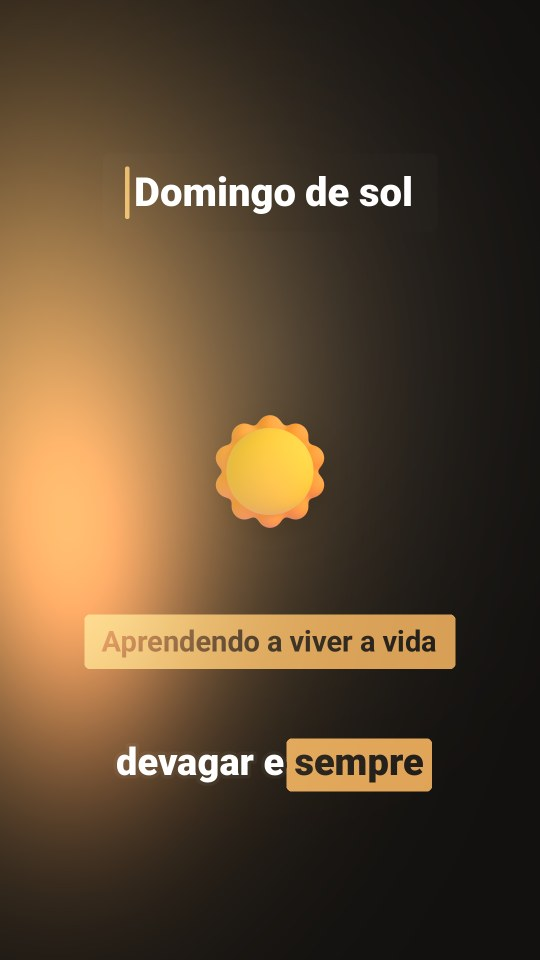
#> input picture docs/img/vitrine-leopontesrp.jpg, 540 x 960 px
$ python -i comandos.py   (imports and definitions only)
#> lines starting #> are read from the running program, lines starting #| are printed output that depends on the picture
### motor/estilos.py
"""Estilos de edição prontos (docs/estilos-de-referencia.md): presets do EDL, fontes de estilo e looks de cor.

Um estilo não traz identidade: cores saem sempre da paleta da marca ativa. Ele só muda ritmo, composição,
legenda e tipografia. No EDL:

    {"estilo": "tutorial_passos", ...}

O preset preenche o que o EDL não disse (o EDL sempre vence) e fica abaixo dos padrões da marca só no que a
marca proíbe (política de música, CTA, intro): esses continuam valendo.
"""
import copy

import cv2
import numpy as np
from PIL import ImageFont

from .config import FONTES_DIR
from .marca import CFG, CORES, ErroDeMarca

# Presets: o mínimo que cada estilo precisa para sair com a cara dele.
PRESETS = {
    "tutorial_passos": {
        "descricao": "Tutorial falado em passos: rosto, tela dividida e só motion em corte seco; legenda de 1 a 2 palavras.",
        "edl": {
            "legendas": {"ativo": True, "estilo": "limpa", "palavras_por_bloco": 2, "maiusculas": False, "enfase": []},
            "audio": {"sfx_transicoes": False},
            "corte_pausa_max": 0.4,
            "parado_max": 3.0,
        },
    },
    "tela_perspectiva": {
        "descricao": "Narração sobre gravação de tela num plano 3D com câmera, profundidade de campo e luz quente.",
        "edl": {
            "legendas": {"ativo": False},
            "audio": {"sfx_transicoes": False},
            "corte_pausa_max": 0.6,
        },
    },
    "vitrine": {
        "descricao": "Peça de lançamento: um look por frase, texto atrás da pessoa, HUD, som visível e CTA em neon.",
        "edl": {
            "legendas": {"ativo": False},
            "audio": {"sfx_transicoes": True, "sfx_elementos": True},
            "corte_pausa_max": 0.35,
            "parado_max": 2.0,
        },
    },
}


# [19 lines left out: functions _mesclar, aplicar_estilo, not called in this run]


# ───────────────────────────── fontes de estilo ─────────────────────────────
# Fontes da biblioteca (OFL, veja biblioteca/fontes/LICENCAS.md). A marca pode trocar qualquer uma em
# "fontes": {"estilo": {"serifa_italica": "...ttf", ...}} no marca.json.
FONTES_ESTILO = {
    "serifa_italica": "DMSerifDisplay-Italic.ttf",
    "serifa": "DMSerifDisplay-Regular.ttf",
    "condensada": "Anton-Regular.ttf",
    "mono": "SpaceMono-Bold.ttf",
    "mono_leve": "SpaceMono-Regular.ttf",
    "manuscrita": "Caveat-Variable.ttf",
}
_cache_fontes = {}


# [22 lines left out: function fonte_estilo, not called in this run]


# ───────────────────────────── looks de cor por segmento ─────────────────────────────
LOOKS = {
    "pb": "Preto e branco com contraste de cinema.",
    "pb_acento": "Preto e branco; só os elementos gráficos têm cor (use com texto_atras).",
    "duotom": "Sombras no tom escuro da marca e luzes no claro.",
    "quente": "Mais calor e contraste, pele dourada.",
    "frio": "Azulado e contido, bom para tecnologia.",
    "limpo": "Clareado, pouco saturado, sombras abertas: calmo e minimalista.",
    "noite": "Escuro e saturado, com sombras azuladas e luzes quentes.",
    "adesivo": "Pessoa recortada em preto e branco com contorno na cor de acento sobre fundo chapado da marca.",
}


def _bgr(rgb):
    return np.array((rgb[2], rgb[1], rgb[0]), np.float32)


# ───────────────────────────── grades de cor (biblioteca de looks) ─────────────────────────────
# Cada grade é uma LUT por canal (balanço, contraste, gama, preto levantado, teto, tons de sombra e de luz) mais a
# saturação. Tons são ganhos por canal (b, g, r), não cores soltas; os looks "marca_*" puxam sombras e luzes para
# papéis da paleta da marca ativa. "pele": True devolve a pele perto do tom original (como os looks de cor clássicos).
GRADES = {
    # cinema
    "teal_laranja": ("Sombras verde-azuladas e pele alaranjada, o look de blockbuster.",
                   dict(c=1.12, sat=1.1, s=(1.18, 1.05, 0.82), l=(0.85, 0.98, 1.12), pele=True)),
    "bleach_bypass": ("Pouca cor e muito contraste, prata de cinema (bleach bypass).", dict(c=1.3, sat=0.45, g=1.05)),
    "filme_kodak": ("Filme quente com pretos suaves e vermelhos ricos.", dict(c=1.08, lev=0.04, wb=(0.92, 1.0, 1.08), sat=1.08, pele=True)),
    "filme_fuji": ("Filme com verdes frescos e sombras levemente azuis.", dict(c=1.06, lev=0.03, wb=(1.02, 1.04, 0.96), s=(1.08, 1.04, 0.95), pele=True)),
    "cinema_frio": ("Cinema contido e frio, de thriller.", dict(c=1.15, wb=(1.1, 1.0, 0.9), sat=0.8, g=1.05, pele=True)),
    "blockbuster": ("Muito contraste e cor saturada, cena de ação.", dict(c=1.25, sat=1.25, s=(1.1, 1.0, 0.9), l=(0.92, 1.0, 1.08), pele=True)),
    "noir": ("Preto e branco duro, sombras fechadas (filme noir).", dict(mono=True, c=1.5, g=1.15)),
    "western": ("Quente, seco e dessaturado, poeira de faroeste.", dict(wb=(0.8, 0.98, 1.12), sat=0.7, c=1.1, lev=0.03)),
    "matrix": ("Tudo puxado para o verde, digital e frio.", dict(wb=(0.9, 1.12, 0.88), c=1.15, sat=0.85)),
    "anos70": ("Anos 70: quente, desbotado e amarelado.", dict(wb=(0.82, 1.0, 1.08), lev=0.08, teto=0.94, sat=0.85, c=0.95)),
    "anos80": ("Anos 80: magenta nas luzes e cor estourada.", dict(sat=1.3, l=(1.06, 0.92, 1.08), c=1.1)),
    "anos90": ("Anos 90: filme de revelação de farmácia, verde nas sombras.", dict(s=(0.98, 1.08, 0.94), lev=0.05, sat=1.05, c=1.05)),
    # natural
    "natural": ("Correção neutra: um pouco mais de contraste e cor, sem mudar o clima.", dict(c=1.06, sat=1.06, pele=True)),
    "natural_vivo": ("Natural com cor viva, para dia claro e produto.", dict(c=1.1, sat=1.22, pele=True)),
    "pastel": ("Cores pastel, claras e suaves.", dict(c=0.85, lev=0.1, sat=0.75, g=0.9)),
    "suave": ("Contraste baixo e pele macia.", dict(c=0.9, lev=0.05, sat=0.92, pele=True)),
    "arejado": ("Claro e arejado, estilo blog de casa.", dict(g=0.82, lev=0.06, sat=0.85, wb=(1.03, 1.0, 0.98), pele=True)),
    "manha": ("Luz fria e limpa de manhã cedo.", dict(wb=(1.06, 1.01, 0.95), g=0.92, c=1.02, pele=True)),
    "hora_dourada": ("Fim de tarde dourado, sol baixo.", dict(wb=(0.84, 0.98, 1.12), l=(0.9, 1.0, 1.08), sat=1.1, pele=True)),
    "nublado": ("Dia nublado: cinza, contido e calmo.", dict(sat=0.7, c=0.92, wb=(1.03, 1.0, 0.98), lev=0.03)),
    "praia": ("Azuis e cianos limpos, praia e verão.", dict(wb=(1.06, 1.03, 0.96), sat=1.2, g=0.9, c=1.05, pele=True)),
    "natureza": ("Verdes ricos e terra quente.", dict(wb=(0.95, 1.05, 1.0), sat=1.15, c=1.08, pele=True)),
    # clima
    "melancolia": ("Azulado e sem cor, para uma fala triste.", dict(wb=(1.12, 1.0, 0.9), sat=0.55, c=0.95, lev=0.04)),
    "drama": ("Contraste alto e sombras profundas, peso na fala.", dict(c=1.35, g=1.12, sat=0.9)),
    "misterio": ("Escuro e esverdeado, segredo.", dict(g=1.2, wb=(1.0, 1.06, 0.92), sat=0.75, c=1.1)),
    "sonho": ("Claro, rosado e leve, como lembrança boa.", dict(g=0.85, lev=0.08, l=(1.04, 0.98, 1.05), sat=0.85, c=0.9)),
    "nostalgia": ("Quente e desbotado, foto antiga de família.", dict(wb=(0.85, 0.97, 1.08), lev=0.09, teto=0.93, sat=0.7)),
    "aconchego": ("Quente e macio, casa e conforto.", dict(wb=(0.88, 0.99, 1.08), c=0.95, lev=0.03, pele=True)),
    "energia": ("Cor e contraste no máximo, energia e movimento.", dict(c=1.2, sat=1.35)),
    "calma": ("Frio leve, baixo contraste, respiração.", dict(wb=(1.05, 1.01, 0.96), c=0.88, sat=0.85, lev=0.04)),
    "tensao": ("Verde-amarelado e duro, desconforto.", dict(wb=(0.9, 1.06, 1.0), c=1.25, sat=0.8, g=1.08)),
    "romance": ("Rosado e quente nas luzes.", dict(l=(1.02, 0.95, 1.1), sat=1.05, c=0.95, lev=0.03, pele=True)),
    # preto e branco
    "pb_suave": ("Preto e branco suave, sem contraste duro.", dict(mono=True, c=0.9, lev=0.04)),
    "pb_alto_contraste": ("Preto e branco de alto contraste, retrato forte.", dict(mono=True, c=1.45)),
    "pb_fosco": ("Preto e branco fosco, pretos levantados.", dict(mono=True, lev=0.12, teto=0.92)),
    "sepia": ("Sépia de foto antiga.", dict(mono=True, tom=(0.75, 0.93, 1.1), lev=0.04)),
    "cianotipia": ("Azul de cianotipia (blueprint antigo).", dict(mono=True, tom=(1.18, 0.95, 0.68), c=1.1)),
    "selenio": ("Viragem de selênio: pretos frios arroxeados.", dict(mono=True, s=(1.1, 0.96, 1.02), c=1.15)),
    "pb_quente": ("Preto e branco levemente quente.", dict(mono=True, tom=(0.94, 1.0, 1.05), c=1.1)),
    "pb_frio": ("Preto e branco levemente frio.", dict(mono=True, tom=(1.06, 1.0, 0.95), c=1.1)),
    # marca (cores da paleta da marca ativa)
    "marca_sombras": ("Sombras puxadas para o tom escuro da marca.", dict(marca=("marinho", None, 0.35), c=1.05, pele=True)),
    "marca_luzes": ("Luzes puxadas para o tom de destaque da marca.", dict(marca=(None, "champanhe", 0.25), pele=True)),
    "marca_split": ("Sombras no escuro da marca e luzes no destaque (split toning da marca).",
                    dict(marca=("marinho", "champanhe", 0.3), c=1.08, pele=True)),
    "marca_duotom_suave": ("Duotom da marca mais suave, ainda com um pouco da cor original.", dict(marca=("marinho", "papel_2", 0.6), sat=0.5)),
    "marca_tritom": ("Três tons da marca: escuro, destaque e claro.", dict(mono=True, tritom=("marinho", "champanhe", "papel_2"))),
    "marca_fosco": ("Fosco com pretos no tom escuro da marca.", dict(marca=("marinho", None, 0.5), lev=0.08, teto=0.95, sat=0.85)),
    "marca_quente": ("Quente, com luzes no bronze da marca.", dict(marca=(None, "bronze", 0.25), wb=(0.92, 1.0, 1.05), pele=True)),
    "marca_noite": ("Noite na cor escura da marca, luzes no destaque.", dict(marca=("marinho", "champanhe", 0.45), g=1.15, c=1.1)),
    "marca_papel": ("Claro e fosco, como impresso no papel da marca.", dict(marca=(None, "papel", 0.35), lev=0.1, sat=0.75, c=0.9)),
    "marca_mono": ("Monocromático tingido pelo destaque da marca.", dict(mono=True, tritom=("marinho", "champanhe", "champanhe"))),
    # fotografia
    "polaroid": ("Foto instantânea: fosca, amarelada nas luzes, ciano nas sombras.",
                   dict(lev=0.08, teto=0.94, s=(1.08, 1.02, 0.92), l=(0.9, 1.0, 1.04), sat=0.85)),
    "instantanea": ("Instantânea moderna: quente, clara e com grão de cor suave.", dict(wb=(0.92, 1.0, 1.05), g=0.9, lev=0.05, sat=0.95)),
    "cross_process": ("Revelação cruzada: amarelo e ciano fortes, contraste alto.", dict(s=(1.15, 1.0, 0.85), l=(0.75, 1.05, 1.08), c=1.2, sat=1.2)),
    "lomo": ("Lomografia: cor estourada e contraste alto.", dict(c=1.35, sat=1.35, s=(1.08, 1.0, 0.94))),
    "desbotado": ("Cores desbotadas pelo tempo.", dict(sat=0.6, lev=0.1, teto=0.92, c=0.92)),
    "fosco": ("Pretos levantados, acabamento fosco moderno.", dict(lev=0.1, c=1.05, pele=True)),
    "vintage": ("Vintage: quente, desbotado e esverdeado nas sombras.", dict(wb=(0.88, 0.98, 1.06), s=(0.95, 1.08, 0.95), lev=0.07, sat=0.75)),
    "verao_retro": ("Verão retrô: amarelo forte e céu ciano.", dict(wb=(0.85, 1.02, 1.08), sat=1.25, c=1.1, lev=0.03)),
    "kodachrome": ("Kodachrome: vermelhos e azuis densos, contraste de slide.", dict(c=1.18, sat=1.2, g=1.06, wb=(0.98, 0.98, 1.04), pele=True)),
    "slide": ("Filme slide: saturado, pretos profundos.", dict(c=1.25, sat=1.3, g=1.1)),
    "revista": ("Capa de revista: pele limpa, contraste alto, cor controlada.", dict(c=1.15, sat=0.95, g=0.95, pele=True)),
    "editorial": ("Editorial de moda: frio, contido e elegante.", dict(wb=(1.05, 1.0, 0.95), sat=0.75, c=1.1, lev=0.03)),
    # nichos
    "tecnologia": ("Frio e limpo, azul nas sombras: tecnologia e produto.", dict(wb=(1.08, 1.01, 0.94), s=(1.12, 1.0, 0.9), c=1.08, pele=True)),
    "saude": ("Claro, limpo e levemente frio: saúde e bem-estar.", dict(g=0.88, wb=(1.03, 1.01, 0.97), sat=0.9, pele=True)),
    "comida": ("Quente e saturado, comida apetitosa.", dict(wb=(0.9, 1.0, 1.08), sat=1.3, c=1.1)),
    "moda": ("Contraste alto e cor contida, moda.", dict(c=1.2, sat=0.85, g=1.02, pele=True)),
    "luxo": ("Escuro, dourado e denso: luxo.", dict(g=1.15, l=(0.88, 1.0, 1.08), c=1.15, sat=0.9)),
    "corporativo": ("Neutro, limpo e confiável: institucional.", dict(c=1.04, sat=0.92, wb=(1.02, 1.0, 0.99), pele=True)),
    "podcast": ("Estúdio de podcast: quente nas luzes, fundo escuro e denso.", dict(g=1.1, l=(0.92, 1.0, 1.06), c=1.12, pele=True)),
    "esporte": ("Esporte: contraste duro, cor viva, frio nas sombras.", dict(c=1.3, sat=1.2, s=(1.1, 1.0, 0.92))),
    "festa": ("Festa: magenta e roxo nas luzes, cor forte.", dict(l=(1.1, 0.9, 1.06), sat=1.3, c=1.12)),
    "espiritual": ("Suave, claro e dourado: fé, oração e respeito (bom para o GiraHub).",
                   dict(g=0.9, lev=0.04, wb=(0.94, 1.0, 1.04), sat=0.9, c=0.95, pele=True)),
}


# [27 lines left out: function _lut_grade, not called in this run]


_CACHE_GRADE = {}


# [14 lines left out: function _aplicar_grade, not called in this run]


LOOKS.update({n: d for n, (d, _) in GRADES.items()})


def _curva(f, contraste=1.0, gama=1.0, levanta=0.0):
    x = np.arange(256, dtype=np.float32) / 255
    y = np.clip((x - 0.5) * contraste + 0.5, 0, 1) ** gama
    y = levanta + y * (1 - levanta)
    return cv2.LUT(f, (y * 255).clip(0, 255).astype(np.uint8))


def _lut3(func):
    """LUT de 3 canais (1×256×3) a partir de func(x) -> (b, g, r) em float, com x = 0..255."""
    x = np.arange(256, dtype=np.float32)[:, None].repeat(3, 1)
    return func(x).clip(0, 255).astype(np.uint8)[None]


_LUTS_FIXOS = {
    "quente": _lut3(lambda x: (x * np.array((0.9, 1.0, 1.1), np.float32) - 128) * 1.08 + 128),
    "frio": _lut3(lambda x: (x * np.array((1.1, 1.02, 0.9), np.float32) - 128) * 1.05 + 128),
}


def _lut_duotom():
    """Cinza -> tom escuro da marca nas sombras e claro nas luzes (depende da marca ativa)."""
    escuro, claro = _bgr(CORES["marinho"]), _bgr(CORES["papel_2"])
    g = np.clip((np.arange(256, dtype=np.float32) / 255 - 0.5) * 1.15 + 0.5, 0, 1)[:, None]
    return (escuro * (1 - g) + claro * g).astype(np.uint8)[None]


def precisa_recorte(look):
    return look == "adesivo"


PROTEGE_PELE = {"quente", "frio", "noite", "limpo"} | {n for n, (_, g) in GRADES.items() if g.get("pele")}
# (os looks estilizados, como pb e duotom, mudam a pele de propósito)


def aplicar_look(f, look, alfa=None, pele=True):
    """Aplica o look ao quadro BGR. alfa (H×W×1, 0..1): recorte da pessoa, exigido pelo look "adesivo".
    pele: nos looks de cor, devolve a pele perto do tom original."""
    if not look:
        return f
    if look not in LOOKS:
        raise ErroDeMarca(f"look desconhecido: {look} (opções: {', '.join(LOOKS)})")
    if pele and look in PROTEGE_PELE:
        from .cor import proteger_pele
        return proteger_pele(f, _look(f, look, alfa))
    return _look(f, look, alfa)


def _look(f, look, alfa=None):
    if look in GRADES:
        return _aplicar_grade(f, look)
    if look in ("pb", "pb_acento"):
        g = cv2.cvtColor(f, cv2.COLOR_BGR2GRAY)
        g = _curva(g, 1.25, 1.05)
        return cv2.merge([g, g, g])
    if look == "duotom":
        g = cv2.cvtColor(f, cv2.COLOR_BGR2GRAY)
        return cv2.LUT(cv2.merge([g, g, g]), _lut_duotom())
    if look in ("quente", "frio"):
        return cv2.LUT(f, _LUTS_FIXOS[look])
    if look == "noite":  # sombras azuladas, luzes quentes: x·(a + b·lum) + c, canal a canal (rápido no OpenCV)
        lum = cv2.cvtColor(f, cv2.COLOR_BGR2GRAY).astype(np.float32) * (1 / 255)
        sombra, luz, k = np.array((1.18, 0.98, 0.85)), np.array((0.85, 0.98, 1.12)), 0.85 * 1.15
        out = []
        for ch, sa, lu in zip(cv2.split(f), sombra, luz):
            ch = ch.astype(np.float32)
            v = cv2.addWeighted(ch, float(sa * k), cv2.multiply(ch, lum), float((lu - sa) * k), 110 - 110 * 1.15)
            out.append(cv2.convertScaleAbs(cv2.max(v, 0)))  # satura em 0..255
        return cv2.merge(out)
    if look == "limpo":
        hsv = cv2.cvtColor(f, cv2.COLOR_BGR2HSV)
        hsv[..., 1] = (hsv[..., 1].astype(np.float32) * 0.45).astype(np.uint8)
        g = cv2.cvtColor(hsv, cv2.COLOR_HSV2BGR)
        return _curva(g, 0.85, 0.85, 0.08)
    if look == "adesivo":
        if alfa is None:
            raise ErroDeMarca("o look \"adesivo\" precisa do recorte da pessoa")
        g = cv2.cvtColor(f, cv2.COLOR_BGR2GRAY)
        g = _curva(g, 1.3, 1.0)
        pessoa = cv2.merge([g, g, g])
        a = np.ascontiguousarray(alfa[..., 0] if alfa.ndim == 3 else alfa, np.float32)
        H, W = a.shape
        r = max(6, W // 90)
        # contornos calculados em meia resolução (a dilatação com elipse grande é o que pesa) e ampliados
        bin_ = (cv2.resize(a, (W // 2, H // 2), interpolation=cv2.INTER_AREA) > 0.5).astype(np.uint8)
        el = lambda d: cv2.getStructuringElement(cv2.MORPH_ELLIPSE, (2 * d + 1, 2 * d + 1))
        # 0 = fundo chapado, 1 = contorno claro, 2 = contorno na cor de acento; a cor sai por LUT
        nivel = cv2.add(cv2.dilate(bin_, el(r // 2)), cv2.dilate(bin_, el(r)))
        nivel = cv2.resize(nivel, (W, H), interpolation=cv2.INTER_NEAREST)
        tab = np.zeros((1, 256, 3), np.uint8)
        tab[0, :3] = [_bgr(CORES[k]) for k in ("papel", "papel_2", "champanhe")]
        out = cv2.LUT(cv2.merge([nivel, nivel, nivel]), tab)
        return cv2.blendLinear(pessoa, out, a, 1 - a)
    return f

### motor/comandos.py
"""Comandos de apoio: `marcas`, `estilos`, `biblioteca` e `conferir`."""
import json
import re
import sys
import urllib.parse
import urllib.request

import cv2
import numpy as np
from PIL import Image, ImageDraw

from .bibliotecas import baixar_faixa, buscar, catalogo, itens, permitido
from .config import BIBLIOTECA
from .marca import CFG, ativar, ler_marca, listar_marcas, politica_musica
from .util import sh

FLUENT = "https://raw.githubusercontent.com/microsoft/fluentui-emoji/main/assets/"


# [225 lines left out: functions cmd_marcas, cmd_estilos, catalogo_motor, _linha, cmd_biblioteca, verificar_bibliotecas and 5 more, not called in this run]


def previa_looks(foto=None):
    from .estilos import LOOKS, aplicar_look
    f = cv2.imread(str(foto or BIBLIOTECA.parent / "docs" / "img" / "vitrine-leopontesrp.jpg"))
#> f is the input picture: shape (960, 540, 3); mean B, G, R 48, 71.9, 92.6
    f = cv2.resize(f, (540, int(540 * f.shape[0] / f.shape[1])))[:960]
    alfa = np.zeros(f.shape[:2] + (1,), np.float32)
    alfa[f.shape[0] // 5:, f.shape[1] // 4:3 * f.shape[1] // 4] = 1
    nomes = list(LOOKS)
    return _grade([aplicar_look(f.copy(), n, alfa) for n in nomes], nomes, 10)
#> in _look, `g = cv2.cvtColor(f, cv2.COLOR_BGR2GRAY)`:
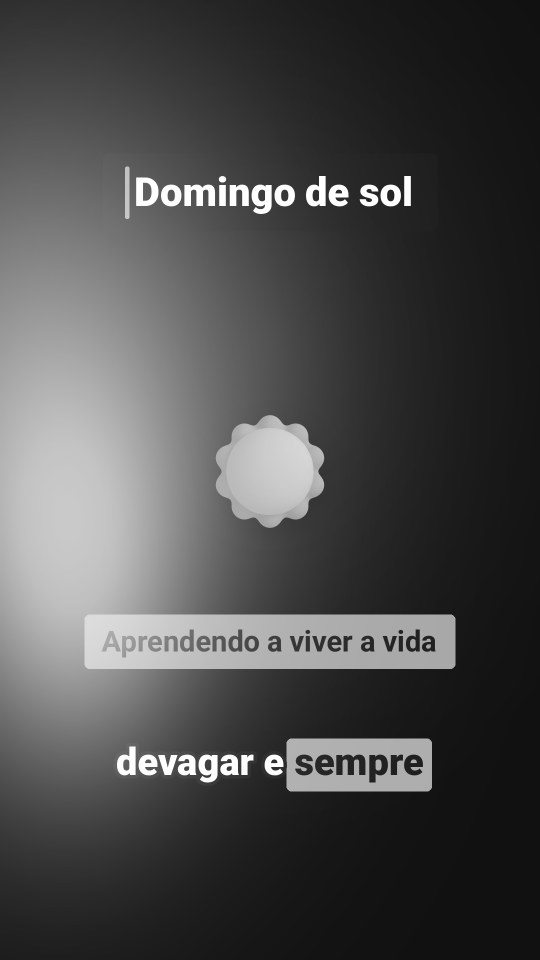
#> g: shape (960, 540); min 11, max 255, mean 75.4
#> in _curva, `return cv2.LUT(f, (y * 255).clip(0, 255).astype(np.uint8))`:
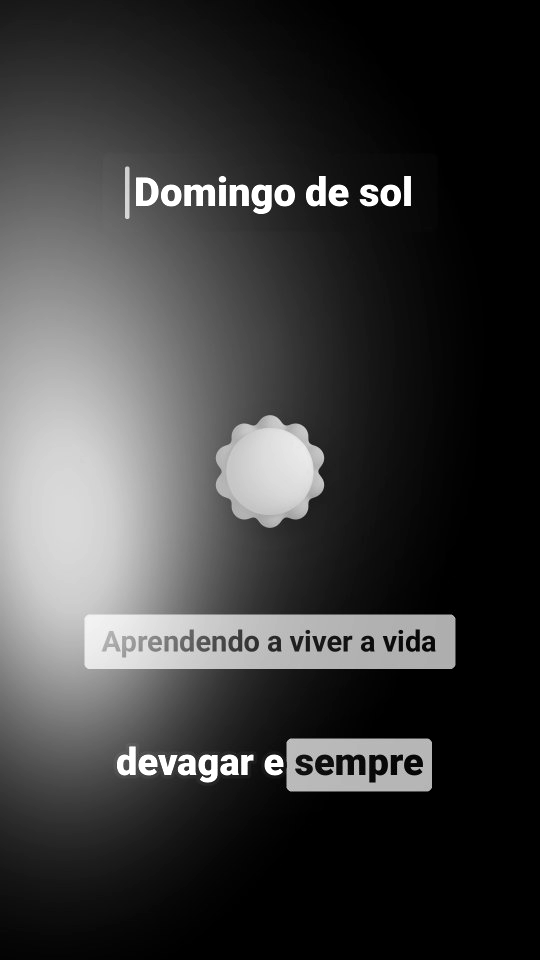
#> returned value: shape (960, 540); min 0, max 255, mean 60.9


# [48 lines left out: functions previa_titulos, previa_3d, cmd_conferir, not called in this run]


__all__ = ["cmd_marcas", "cmd_biblioteca", "cmd_conferir", "catalogo"]

#> (the run stopped early here; a loop or call above may not have finished)
